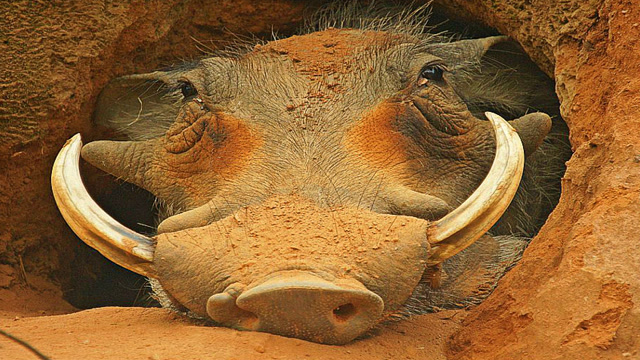
#> input picture .tmp-photos-new/㒸/01.jpg, 640 x 360 px, found by its file name
$ python .tmp-cut4.py
#> lines starting #> are read from the running program, lines starting #| are printed output that depends on the picture
# -*- coding: utf-8 -*-
import sys
from PIL import Image, ImageDraw, ImageFilter
sys.stdout.reconfigure(encoding="utf-8",errors="replace")
src=r"D:\系统汉字\web\public\glyphs\photos\砨\01.jpg"
im=Image.open(src).convert("RGB").crop((25,140,600,410)); w,h=im.size
#> after `im = Image.open(src).convert('RGB').crop((25, 140, 600, 410))`:
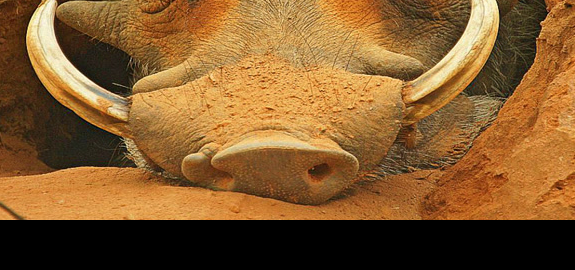
#> im: PIL image 575x270 RGB; mean R, G, B 131.4, 91.1, 46
#> after `w, h = im.size`: w = 575; h = 270
mask=Image.new("L",(w,h),0); d=ImageDraw.Draw(mask)
#> after `mask = Image.new('L', (w, h), 0)`: mask: PIL image 575x270 L; every value is 0
poly=[(36,232),(22,170),(58,132),(122,102),(202,74),(300,62),(398,74),(478,102),(538,132),(558,170),(542,232),(470,246),(380,250),(300,246),(220,250),(130,246)]
d.polygon(poly,fill=255)
mask=mask.filter(ImageFilter.GaussianBlur(1.4))
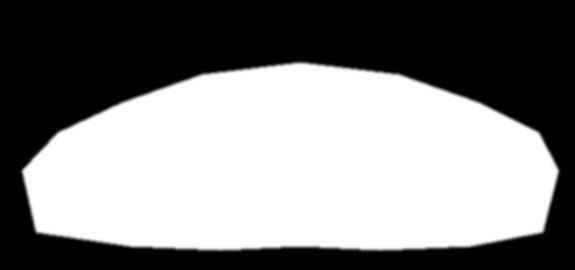
#> mask: PIL image 575x270 L; min 0, max 255, mean 131.1
out=im.convert("RGBA"); out.putalpha(mask)
#> after `out.putalpha(mask)`:
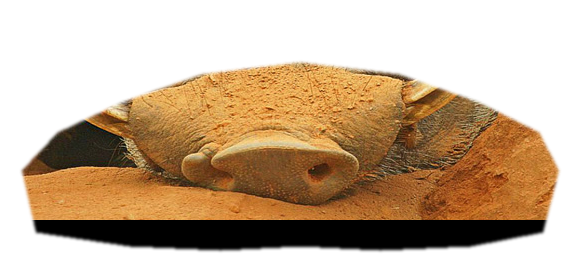
#> out: PIL image 575x270 RGBA; mean R, G, B, A 131.4, 91.1, 46, 131.1; transparent parts drawn white
out.save(r"D:\系统汉字\web\public\glyphs\photos\砨\01.png")
print("ok")
